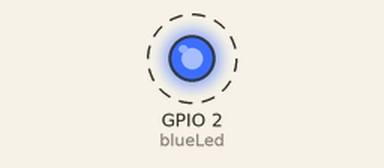
Simulated run of this sketch. Board: ESP32. Parts: output pins drawn as LEDs (lit = HIGH). Dashed ring = blinking.

Above: at 0.5 s.
Timing chart, 0 to 4.6 s (numbered marks = the images above):
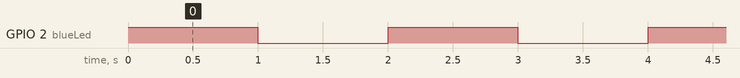

The sketch:

sketch_jun06a.ino
```cpp
const int blueLed = 2;

void setup() {
  // put your setup code here, to run once:
  pinMode(blueLed, OUTPUT);
}

void loop() {
  // put your main code here, to run repeatedly:
  digitalWrite(blueLed, HIGH);
  delay(1000);
  digitalWrite(blueLed, LOW);
  delay(1000);
}
```

Measured:
- by itself, GPIO 2 (blueLed): alternates HIGH for 1.0 s and LOW for 1.0 s
